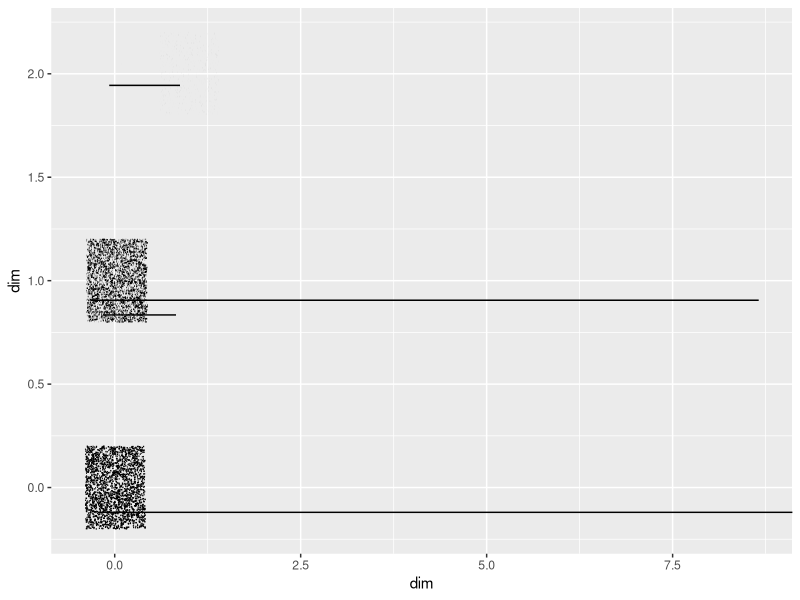

Recreate this plot in R.
library(tidyverse)

barcode <- read_delim("../filtration_C_barcode.txt", delim=' ',
                      col_names=c('dim', 'inf', 'sup'))
barcode

ggplot(barcode, aes(ymin=inf, ymax=sup, x=dim, y=dim)) +
    geom_linerange(position=position_jitter(.2)) +
    coord_flip()


